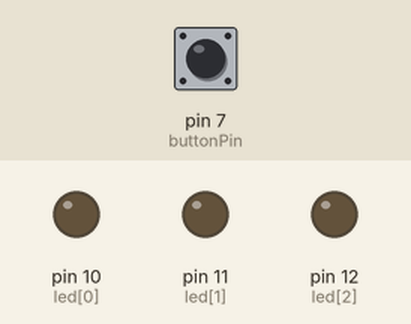
Simulated run of this sketch. Board: Arduino Uno, built with avr-gcc and run on an emulated ATmega328P. On the bench: output pins drawn as LEDs (lit = HIGH). Dashed ring = blinking. The inputs (shaded band) are chosen by the test bench; at power-on: pin 7 (buttonPin) LOW.

Above: at 1.2 s.
1.3 s: pin 7 (buttonPin) pulled HIGH for 0.15 s
At 1.7 s:
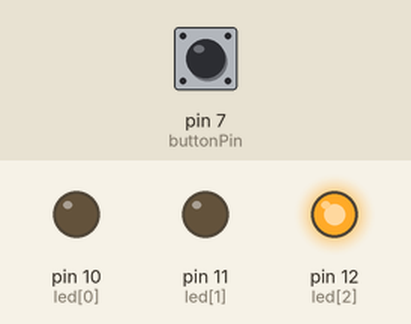
2.9 s: pin 7 (buttonPin) pulled HIGH for 3.2 s
At 6.5 s:
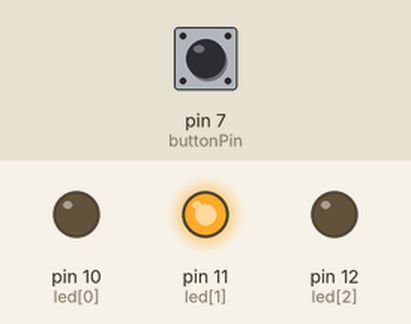
7.6 s: pin 7 (buttonPin) pulled HIGH for 1 s
At 7.76 s:
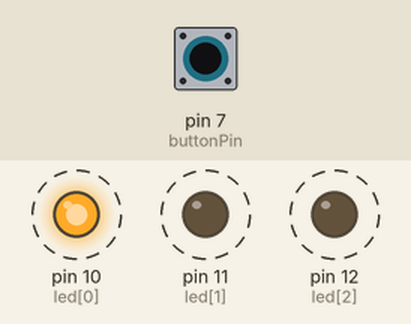
Timing chart, 0 to 10.6 s (numbered marks = the images above; inputs shaded):
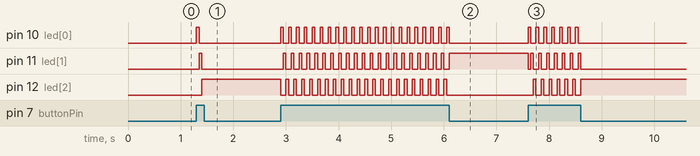

Measured:
- after the input at 1.3 s, pin 10 (led[0]): LOW → HIGH at once, → LOW 0.05 s later; pin 11 (led[1]): LOW → HIGH after 0.05 s, → LOW 0.05 s later; pin 12 (led[2]): LOW → HIGH after 0.10 s
- after the input at 2.9 s, pin 10 (led[0]): alternates HIGH for 0.05 s and LOW for 0.10 s, 44 changes in all, then stays LOW, starting at once; pin 11 (led[1]): alternates HIGH for 0.05 s and LOW for 0.10 s, 43 changes in all, then stays HIGH, starting after 0.05 s
- after the input at 7.6 s, pin 10 (led[0]): alternates HIGH for 0.05 s and LOW for 0.10 s, 14 changes in all, then stays LOW, starting at once; pin 11 (led[1]): alternates HIGH for 0.05 s and LOW for 0.10 s, 15 changes in all, then stays LOW, starting at once

The sketch:

button_dice.ino
```cpp
int led[] = { 10, 11, 12 };
int buttonPin = 7;

void setup() {
  for (int i = 0; i <= 2; i++) {
    pinMode(led[i], OUTPUT);
  }
  pinMode(buttonPin, INPUT);
}

void loop() {
  int buttonInput = digitalRead(buttonPin);
  if (buttonInput == HIGH) {
    for (int x = 0; x <= 2; x++) {
      for (int x = 0; x <= 2; x++) {
        digitalWrite(led[x], LOW);
      }
      digitalWrite(led[x], HIGH);
      buttonInput = digitalRead(buttonPin);
      if (buttonInput == LOW) break;

      delay(50);
    }
  }
}
```
